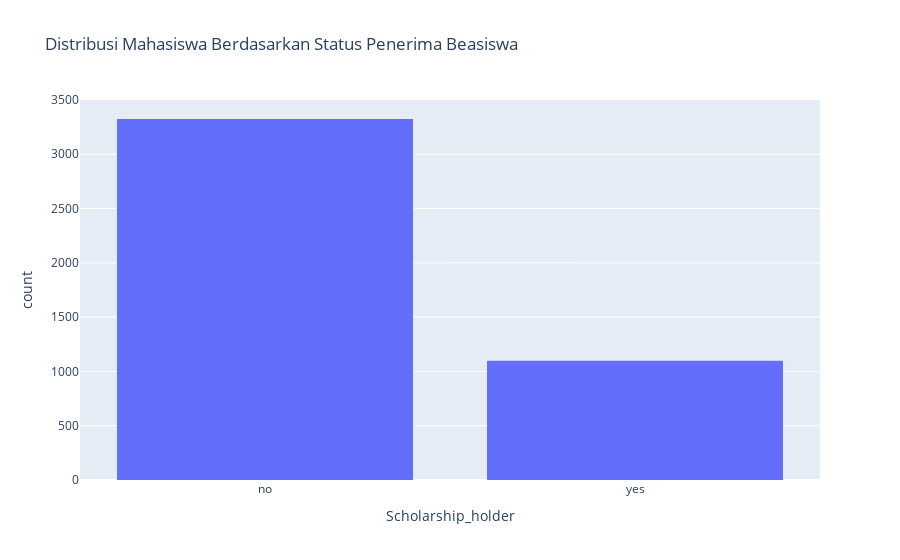

Notebook code cell kept with this figure:
### Code cell
# 6. Distribusi mahasiswa berdasarkan status penerima beasiswa
fig6 = px.histogram(df, x='Scholarship_holder', title='Distribusi Mahasiswa Berdasarkan Status Penerima Beasiswa')
fig6.show()

### Figure 1 — Plotly figure (JSON) as saved in the notebook; plotly's stock layout.template omitted (floating-point values rounded to 4 significant figures; data arrays with more than 128 entries replaced by an {"elided": "..."} marker saying what was removed)
{"data": [{"alignmentgroup": "True", "bingroup": "x", "hovertemplate": "Scholarship_holder=%{x}<br>count=%{y}<extra></extra>", "legendgroup": "", "marker": {"color": "#636efa", "pattern": {"shape": ""}}, "name": "", "offsetgroup": "", "orientation": "v", "showlegend": false, "type": "histogram", "x": {"elided": "4424 str values"}, "xaxis": "x", "yaxis": "y"}], "layout": {"barmode": "relative", "legend": {"tracegroupgap": 0}, "title": {"text": "Distribusi Mahasiswa Berdasarkan Status Penerima Beasiswa"}, "xaxis": {"anchor": "y", "domain": [0, 1], "title": {"text": "Scholarship_holder"}}, "yaxis": {"anchor": "x", "domain": [0, 1], "title": {"text": "count"}}}}
